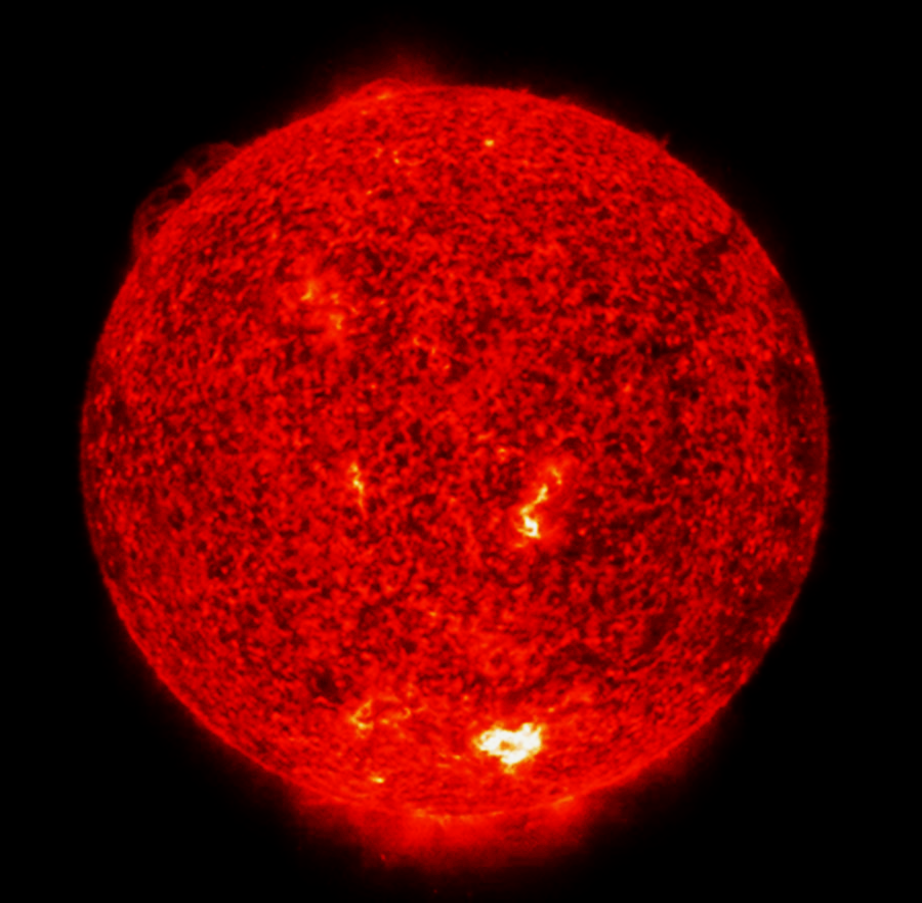
#> input picture src/images/VY_Canis_Majoris.png, 922 x 903 px, found by its file name
$ python hough_circles_test.py
#> lines starting #> are read from the running program, lines starting #| are printed output that depends on the picture; after the words box and inside, x2 and y2 are one past the last pixel; in counts of white or black regions, pixels touching at a corner belong together
import cv2
import numpy as np
import imutils
from collections import deque

img = cv2.imread("../images/VY_Canis_Majoris.png")
#> img is the input picture: shape (903, 922, 3); mean B, G, R 0.4, 1.9, 97.7
out = img.copy()
gray = cv2.cvtColor(img, cv2.COLOR_BGR2GRAY)
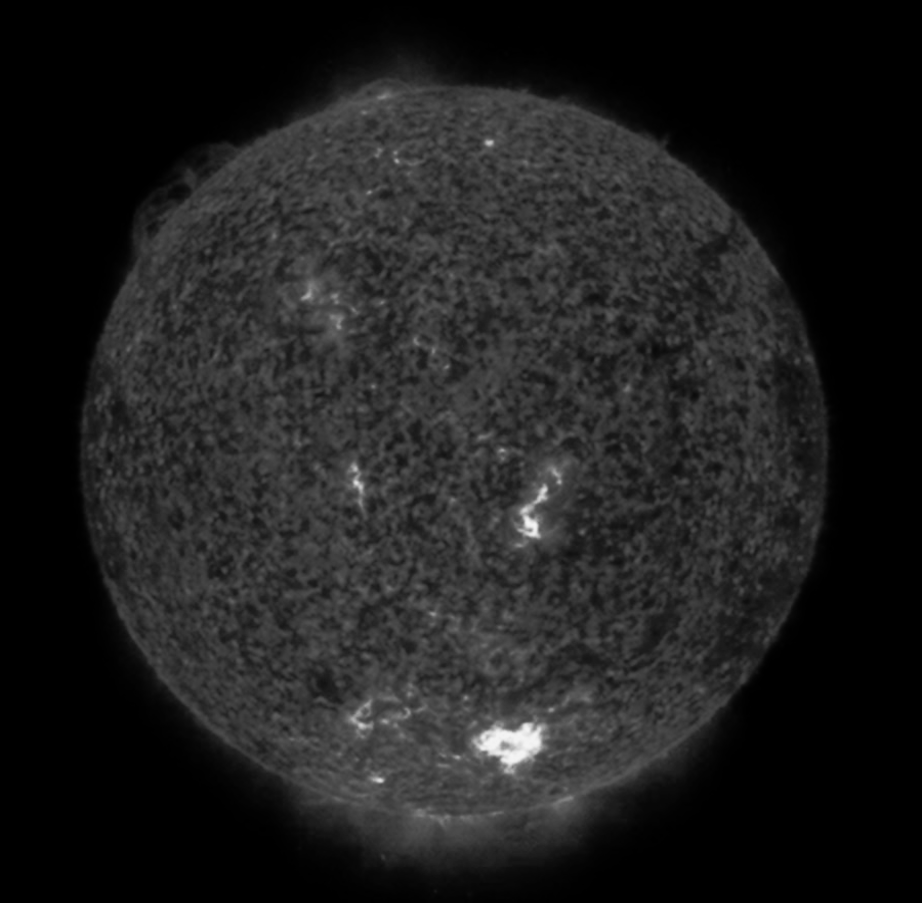
#> gray: shape (903, 922); min 0, max 244, mean 30.4

circles = cv2.HoughCircles(gray, cv2.HOUGH_GRADIENT, 1.5, 500)
#> circles = [[453.8, 461.2, 374.8]]

if circles is not None:
    # convert the (x, y) coordinates and radius of the circles to integers
    circles = np.round(circles[0, :]).astype("int")
#> circles = [[454, 461, 375]]
    # loop over the (x, y) coordinates and radius of the circles
    for (x, y, r) in circles:
        # draw the circle in the output image, then draw a rectangle
        # corresponding to the center of the circle
        cv2.circle(out, (x, y), r, (0, 255, 0), 4)
        cv2.rectangle(out, (x - 5, y - 5), (x + 5, y + 5), (0, 128, 255), -1)
#> this loop made 1 pass
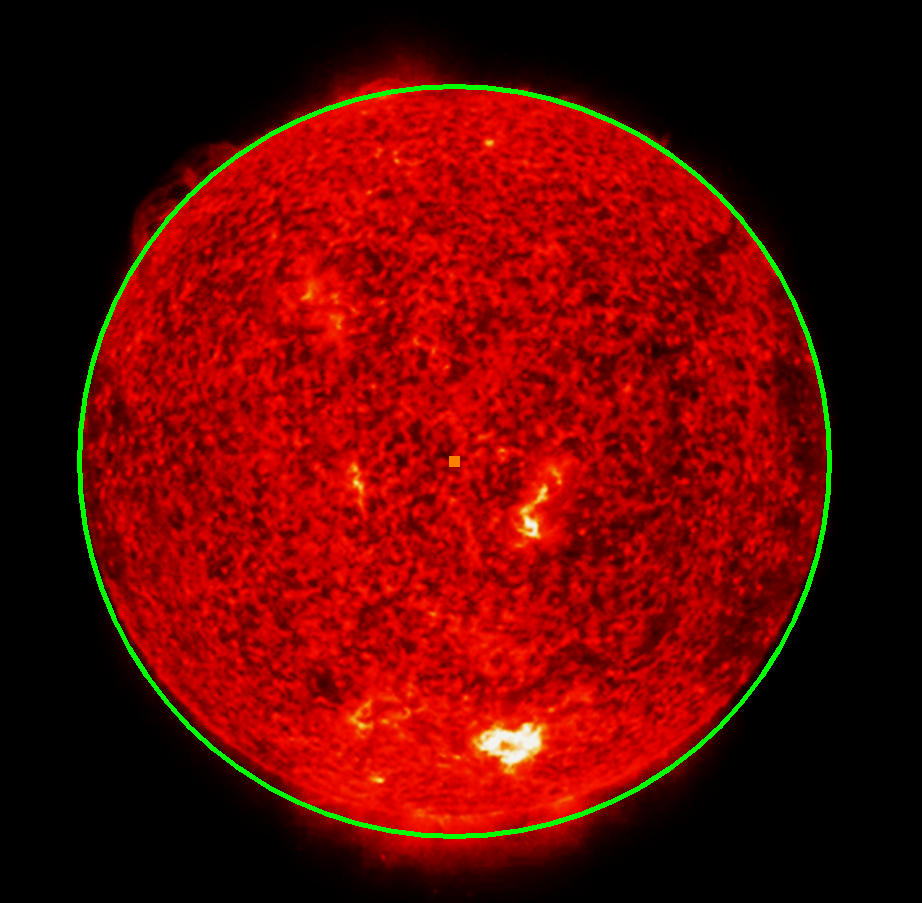
#> out: shape (903, 922, 3); 1.41% of pixels changed, all inside (x1, y1, x2, y2) = (77, 84, 832, 839)
    # show the output image
    cv2.imshow("output", np.hstack([img, out]))
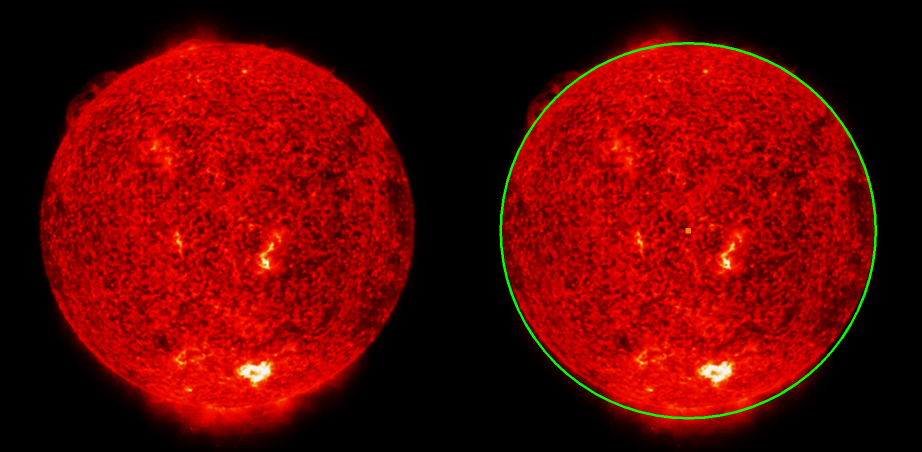
#> window 'output': shape (903, 1844, 3) (shown at 1/2 size); mean B, G, R 0.4, 3.7, 97
    cv2.waitKey(0)
